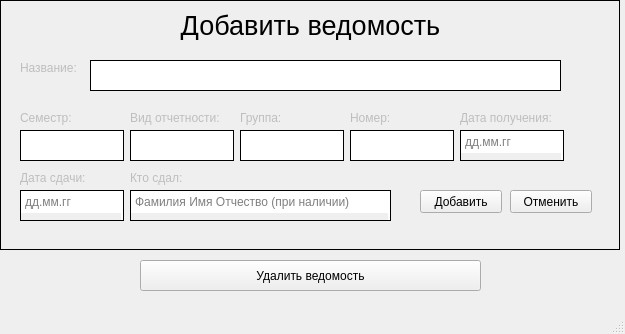
<?xml version="1.0" encoding="UTF-8"?>
<ui version="4.0">
 <class>StatWindow</class>
 <widget class="QMainWindow" name="StatWindow">
  <property name="geometry">
   <rect>
    <x>0</x>
    <y>0</y>
    <width>625</width>
    <height>334</height>
   </rect>
  </property>
  <property name="windowTitle">
   <string>MainWindow</string>
  </property>
  <widget class="QWidget" name="centralwidget">
   <widget class="QFrame" name="frame">
    <property name="geometry">
     <rect>
      <x>0</x>
      <y>0</y>
      <width>620</width>
      <height>250</height>
     </rect>
    </property>
    <property name="contextMenuPolicy">
     <enum>Qt::ContextMenuPolicy::DefaultContextMenu</enum>
    </property>
    <property name="acceptDrops">
     <bool>true</bool>
    </property>
    <property name="accessibleName">
     <string/>
    </property>
    <property name="autoFillBackground">
     <bool>true</bool>
    </property>
    <property name="frameShape">
     <enum>QFrame::Shape::Box</enum>
    </property>
    <property name="frameShadow">
     <enum>QFrame::Shadow::Plain</enum>
    </property>
    <widget class="QPlainTextEdit" name="plainTextEdit">
     <property name="geometry">
      <rect>
       <x>90</x>
       <y>60</y>
       <width>471</width>
       <height>31</height>
      </rect>
     </property>
     <property name="frameShape">
      <enum>QFrame::Shape::Panel</enum>
     </property>
     <property name="frameShadow">
      <enum>QFrame::Shadow::Plain</enum>
     </property>
     <property name="Correct" stdset="0">
      <bool>false</bool>
     </property>
    </widget>
    <widget class="QPlainTextEdit" name="plainTextEdit_2">
     <property name="geometry">
      <rect>
       <x>20</x>
       <y>130</y>
       <width>104</width>
       <height>31</height>
      </rect>
     </property>
     <property name="frameShape">
      <enum>QFrame::Shape::Panel</enum>
     </property>
     <property name="frameShadow">
      <enum>QFrame::Shadow::Plain</enum>
     </property>
     <property name="Correct" stdset="0">
      <bool>false</bool>
     </property>
    </widget>
    <widget class="QPlainTextEdit" name="plainTextEdit_3">
     <property name="geometry">
      <rect>
       <x>130</x>
       <y>130</y>
       <width>104</width>
       <height>31</height>
      </rect>
     </property>
     <property name="locale">
      <locale language="Russian" country="Russia"/>
     </property>
     <property name="frameShape">
      <enum>QFrame::Shape::Panel</enum>
     </property>
     <property name="frameShadow">
      <enum>QFrame::Shadow::Plain</enum>
     </property>
     <property name="Correct" stdset="0">
      <bool>false</bool>
     </property>
    </widget>
    <widget class="QPlainTextEdit" name="plainTextEdit_4">
     <property name="geometry">
      <rect>
       <x>240</x>
       <y>130</y>
       <width>104</width>
       <height>31</height>
      </rect>
     </property>
     <property name="frameShape">
      <enum>QFrame::Shape::Panel</enum>
     </property>
     <property name="frameShadow">
      <enum>QFrame::Shadow::Plain</enum>
     </property>
     <property name="Correct" stdset="0">
      <bool>false</bool>
     </property>
    </widget>
    <widget class="QPlainTextEdit" name="plainTextEdit_5">
     <property name="geometry">
      <rect>
       <x>350</x>
       <y>130</y>
       <width>104</width>
       <height>31</height>
      </rect>
     </property>
     <property name="frameShape">
      <enum>QFrame::Shape::Panel</enum>
     </property>
     <property name="frameShadow">
      <enum>QFrame::Shadow::Plain</enum>
     </property>
     <property name="Correct" stdset="0">
      <bool>false</bool>
     </property>
    </widget>
    <widget class="QPlainTextEdit" name="plainTextEdit_7">
     <property name="geometry">
      <rect>
       <x>20</x>
       <y>190</y>
       <width>104</width>
       <height>31</height>
      </rect>
     </property>
     <property name="frameShape">
      <enum>QFrame::Shape::Panel</enum>
     </property>
     <property name="frameShadow">
      <enum>QFrame::Shadow::Plain</enum>
     </property>
     <property name="backgroundVisible">
      <bool>true</bool>
     </property>
     <property name="placeholderText">
      <string>дд.мм.гг</string>
     </property>
     <property name="Correct" stdset="0">
      <bool>false</bool>
     </property>
    </widget>
    <widget class="QPlainTextEdit" name="plainTextEdit_6">
     <property name="geometry">
      <rect>
       <x>460</x>
       <y>130</y>
       <width>104</width>
       <height>31</height>
      </rect>
     </property>
     <property name="focusPolicy">
      <enum>Qt::FocusPolicy::StrongFocus</enum>
     </property>
     <property name="acceptDrops">
      <bool>false</bool>
     </property>
     <property name="accessibleDescription">
      <string/>
     </property>
     <property name="layoutDirection">
      <enum>Qt::LayoutDirection::LeftToRight</enum>
     </property>
     <property name="inputMethodHints">
      <set>Qt::InputMethodHint::ImhNone</set>
     </property>
     <property name="frameShape">
      <enum>QFrame::Shape::Panel</enum>
     </property>
     <property name="frameShadow">
      <enum>QFrame::Shadow::Plain</enum>
     </property>
     <property name="lineWrapMode">
      <enum>QPlainTextEdit::LineWrapMode::WidgetWidth</enum>
     </property>
     <property name="backgroundVisible">
      <bool>true</bool>
     </property>
     <property name="placeholderText">
      <string>дд.мм.гг</string>
     </property>
     <property name="Correct" stdset="0">
      <bool>false</bool>
     </property>
    </widget>
    <widget class="QPlainTextEdit" name="plainTextEdit_8">
     <property name="geometry">
      <rect>
       <x>130</x>
       <y>190</y>
       <width>261</width>
       <height>31</height>
      </rect>
     </property>
     <property name="locale">
      <locale language="Russian" country="Russia"/>
     </property>
     <property name="frameShape">
      <enum>QFrame::Shape::Panel</enum>
     </property>
     <property name="frameShadow">
      <enum>QFrame::Shadow::Plain</enum>
     </property>
     <property name="backgroundVisible">
      <bool>true</bool>
     </property>
     <property name="placeholderText">
      <string>Фамилия Имя Отчество (при наличии)</string>
     </property>
     <property name="Correct" stdset="0">
      <bool>false</bool>
     </property>
    </widget>
    <widget class="QLabel" name="label">
     <property name="enabled">
      <bool>false</bool>
     </property>
     <property name="geometry">
      <rect>
       <x>20</x>
       <y>60</y>
       <width>71</width>
       <height>16</height>
      </rect>
     </property>
     <property name="text">
      <string>Название:</string>
     </property>
    </widget>
    <widget class="QLabel" name="label_2">
     <property name="enabled">
      <bool>false</bool>
     </property>
     <property name="geometry">
      <rect>
       <x>20</x>
       <y>110</y>
       <width>71</width>
       <height>16</height>
      </rect>
     </property>
     <property name="text">
      <string>Семестр:</string>
     </property>
    </widget>
    <widget class="QLabel" name="label_3">
     <property name="enabled">
      <bool>false</bool>
     </property>
     <property name="geometry">
      <rect>
       <x>130</x>
       <y>110</y>
       <width>101</width>
       <height>16</height>
      </rect>
     </property>
     <property name="text">
      <string>Вид отчетности:</string>
     </property>
    </widget>
    <widget class="QLabel" name="label_4">
     <property name="enabled">
      <bool>false</bool>
     </property>
     <property name="geometry">
      <rect>
       <x>240</x>
       <y>110</y>
       <width>71</width>
       <height>16</height>
      </rect>
     </property>
     <property name="text">
      <string>Группа:</string>
     </property>
    </widget>
    <widget class="QLabel" name="label_5">
     <property name="enabled">
      <bool>false</bool>
     </property>
     <property name="geometry">
      <rect>
       <x>350</x>
       <y>110</y>
       <width>71</width>
       <height>16</height>
      </rect>
     </property>
     <property name="text">
      <string>Номер:</string>
     </property>
    </widget>
    <widget class="QLabel" name="label_6">
     <property name="enabled">
      <bool>false</bool>
     </property>
     <property name="geometry">
      <rect>
       <x>460</x>
       <y>110</y>
       <width>101</width>
       <height>16</height>
      </rect>
     </property>
     <property name="text">
      <string>Дата получения:</string>
     </property>
    </widget>
    <widget class="QLabel" name="label_7">
     <property name="enabled">
      <bool>false</bool>
     </property>
     <property name="geometry">
      <rect>
       <x>20</x>
       <y>170</y>
       <width>71</width>
       <height>16</height>
      </rect>
     </property>
     <property name="text">
      <string>Дата сдачи:</string>
     </property>
    </widget>
    <widget class="QLabel" name="label_8">
     <property name="enabled">
      <bool>false</bool>
     </property>
     <property name="geometry">
      <rect>
       <x>130</x>
       <y>170</y>
       <width>71</width>
       <height>16</height>
      </rect>
     </property>
     <property name="text">
      <string>Кто сдал:</string>
     </property>
    </widget>
    <widget class="QLabel" name="label_9">
     <property name="geometry">
      <rect>
       <x>100</x>
       <y>10</y>
       <width>421</width>
       <height>30</height>
      </rect>
     </property>
     <property name="font">
      <font>
       <pointsize>20</pointsize>
      </font>
     </property>
     <property name="layoutDirection">
      <enum>Qt::LayoutDirection::LeftToRight</enum>
     </property>
     <property name="text">
      <string>&lt;html&gt;&lt;head/&gt;&lt;body&gt;&lt;p align=&quot;center&quot;&gt;Добавить ведомость&lt;/p&gt;&lt;/body&gt;&lt;/html&gt;</string>
     </property>
    </widget>
    <widget class="QPushButton" name="ConfirmAdding">
     <property name="geometry">
      <rect>
       <x>420</x>
       <y>190</y>
       <width>82</width>
       <height>23</height>
      </rect>
     </property>
     <property name="text">
      <string>Добавить</string>
     </property>
    </widget>
    <widget class="QPushButton" name="CancelAdding">
     <property name="geometry">
      <rect>
       <x>510</x>
       <y>190</y>
       <width>82</width>
       <height>23</height>
      </rect>
     </property>
     <property name="text">
      <string>Отменить</string>
     </property>
    </widget>
   </widget>
   <widget class="QPushButton" name="deleteButton">
    <property name="geometry">
     <rect>
      <x>140</x>
      <y>260</y>
      <width>341</width>
      <height>31</height>
     </rect>
    </property>
    <property name="text">
     <string>Удалить ведомость</string>
    </property>
   </widget>
  </widget>
  <widget class="QMenuBar" name="menubar">
   <property name="geometry">
    <rect>
     <x>0</x>
     <y>0</y>
     <width>625</width>
     <height>20</height>
    </rect>
   </property>
  </widget>
  <widget class="QStatusBar" name="statusbar"/>
 </widget>
 <resources/>
 <connections/>
</ui>
